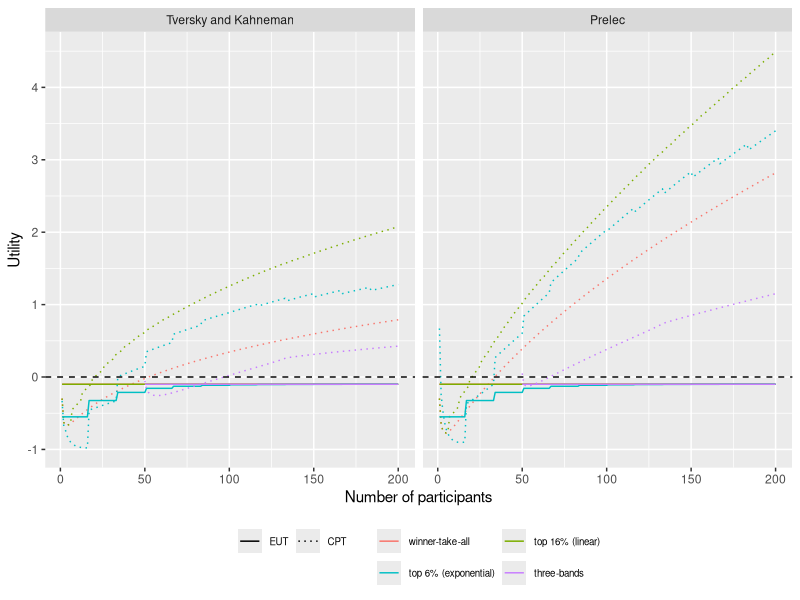
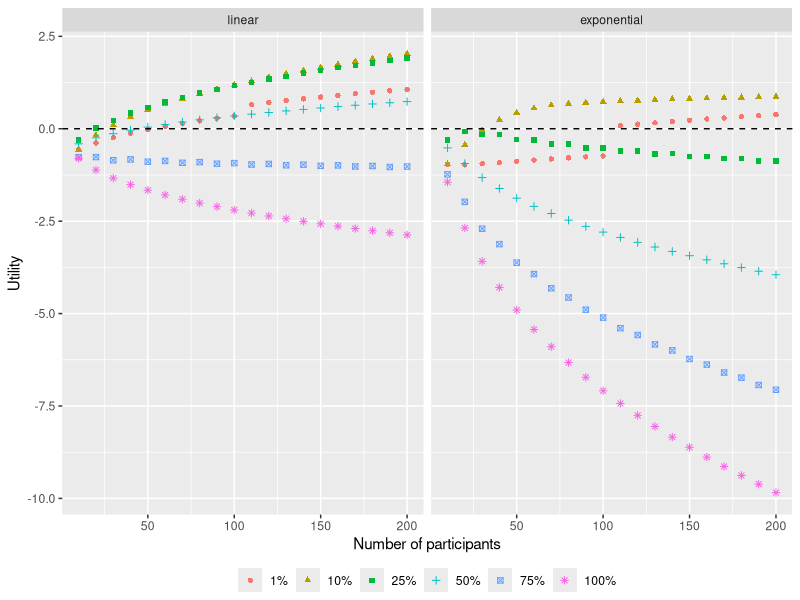
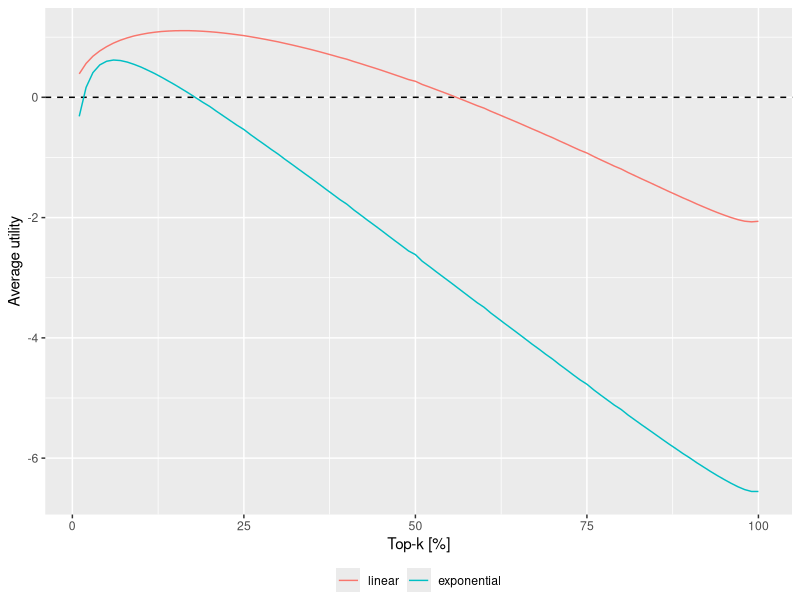
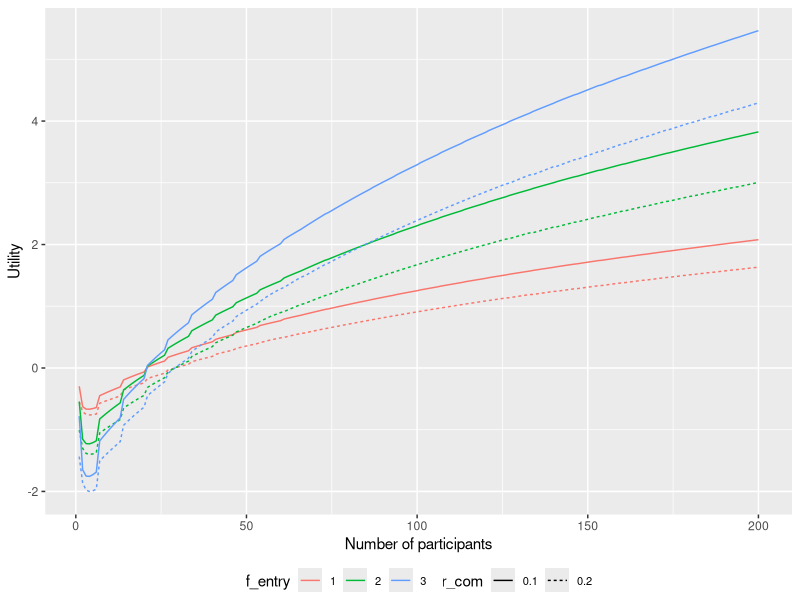
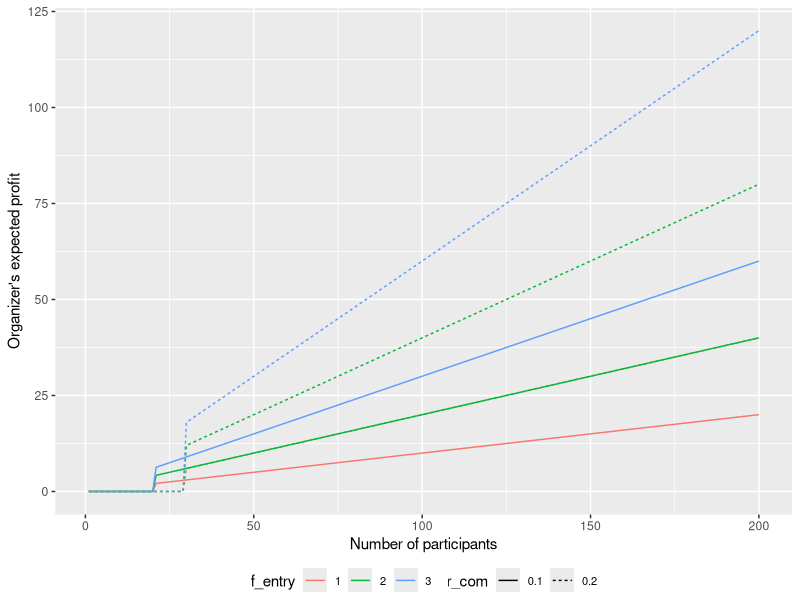

Reproduce these figures in R, in order.
require("tidyverse")

save_dir <- "./plots/"

pi <- function(x, func = "Tversky and Kahneman") {
  if (func == "Tversky and Kahneman") {
    delta <- 0.65
    x^delta / (x^delta + (1 - x)^delta)^(1 / delta)
  } else if (func == "Prelec") {
    alpha <- 0.65
    beta <- 1
    exp(-beta * (-log(x))^alpha)
  }
}

v <- function(x, func = "Tversky and Kahneman") {
  if (func %in% c("Tversky and Kahneman", "Prelec")) {
    alpha <- 0.88
    lambda <- 2.25
    ifelse(x >= 0, x^alpha, -lambda * (-x)^alpha)
  }
}

utility_top_k <- function(theory, n, total, fee, top_k_weighting, top_k_ratio,
                          func) {
  if (top_k_ratio <= 0 || top_k_ratio > 100) {
    stop("top_k_ratio must be between 0 and 100 [%]")
  }
  k <- ceiling(n * top_k_ratio / 100)

  if (top_k_weighting == "linear") {
    denom <- k * (k + 1) / 2
    if (theory == "EUT") {
      1 / n * sum(total * (k:1) / denom - fee) + (1 - k / n) * (-fee)
    } else if (theory == "CPT") {
      pi(1 / n, func) * sum(v(total * (k:1) / denom - fee, func)) +
        pi(1 - k / n, func) * v(-fee, func)
    }
  } else if (top_k_weighting == "exponential") {
    if (theory == "EUT") {
      1 / n * sum(total * (1 / 2)^(1:k) - fee) + (1 - k / n) * (-fee)
    } else if (theory == "CPT") {
      pi(1 / n, func) * sum(v(total * (1 / 2)^(1:k) - fee), func) +
        pi(1 - k / n, func) * v(-fee, func)
    }
  }
}

calc_utility <- function(theory, mechanism, n, r_com, fee, func,
                         top_k_weighting, top_k_ratio) {
  total <- n * (1 - r_com) * fee
  if (theory == "EUT") {
    # under expected utlity maximizer
    if (mechanism == "winner-take-all") {
      1 / n * (total - fee) + (1 - 1 / n) * (-fee)
    } else if (stringr::str_detect(mechanism, "^top")) {
      utility_top_k(theory, n, total, fee, top_k_weighting, top_k_ratio, func)
    } else if (mechanism == "three-bands") {
      if (n < 50) {
        NA
      } else {
        1 / n * (total / 3 - fee) +
          9 / n * (total / 3 / 9 - fee) +
          40 / n * (total / 3 / 40 - fee) +
          (1 - 50 / n) * (-fee)
      }
    }
  } else if (theory == "CPT") {
    # under cumulative prospect theory
    if (mechanism == "winner-take-all") {
      pi(1 / n, func) * v(total - fee, func) +
        pi(1 - 1 / n, func) * v(-fee, func)
    } else if (stringr::str_detect(mechanism, "^top")) {
      utility_top_k(theory, n, total, fee, top_k_weighting, top_k_ratio, func)
    } else if (mechanism == "three-bands") {
      if (n < 50) {
        NA
      } else {
        pi(1 / n, func) * v(total / 3 - fee, func) +
          pi(9 / n, func) * v(total / 3 / 9 - fee, func) +
          pi(40 / n, func) * v(total / 3 / 40 - fee, func) +
          pi(1 - 50 / n, func) * v(-fee, func)
      }
    }
  }
}
################################################################################
## utlity versus number of participants (with different v and p, EUT vs CPT)  ##
################################################################################
# theory: whether participants' behavior is assumed to be EUT or CPT
# mechanism: game rule that determines how rewards are given to participants
# n: number of participants
# r_com: top_k_ratio of commission fee
# fee: fee paid by a participant
# func: which value and weighting functions are used
# top-k: k denotes how much participants would receive prizes in %
# top-k-weighting: how prizes are split in top-k mechanisms
parameters <- expand.grid(
  theory = c("EUT", "CPT"),
  mechanism = c(
    "winner-take-all",
    "top 16% (linear)",
    "top 6% (exponential)",
    "three-bands"
  ),
  n = 1:200,
  r_com = 0.1,
  fee = 1,
  func = c("Tversky and Kahneman", "Prelec")
) %>%
  # extract top_k_ratio for top-k
  dplyr::rowwise() %>%
  dplyr::mutate(
    top_k_ratio = ifelse(
      stringr::str_detect(mechanism, "^top"),
      stringr::str_extract(mechanism, "\\d+") %>% as.numeric(),
      NA
    ),
    top_k_weighting = ifelse(
      stringr::str_detect(mechanism, "^top"),
      stringr::str_match(mechanism, "\\((\\w+)\\)") %>% .[2],
      NA
    )
  )

tmp <- parameters %>%
  purrr::pmap(calc_utility) %>%
  unlist()
utility_participants <- bind_cols(parameters, utility = tmp)

p <- utility_participants %>%
  ggplot(aes(x = n, y = utility, color = mechanism, linetype = theory)) +
  geom_line() +
  geom_hline(yintercept = 0, linetype = "dashed") +
  xlab("Number of participants") +
  ylab("Utility") +
  scale_linetype_manual(values = c("solid", "dotted")) +
  theme(
    legend.title = element_blank(),
    legend.position = "bottom",
    legend.text = element_text(size = 7),
    legend.box = "horizontal",
    legend.background = element_blank()
  ) +
  guides(
    shape = guide_legend(nrow = 2, byrow = TRUE),
    color = guide_legend(nrow = 2, byrow = TRUE)
  ) +
  facet_wrap(. ~ func, scales = "fixed")

ggsave(
  filename = paste0(save_dir, "utility_participants.pdf"), plot = p,
  width = 4.5, height = 3.5
)

################################################################################
## utlity versus number of participants (with differnt k ) ##
################################################################################
parameters <- expand.grid(
  theory = "CPT",
  top_k_ratio = 1:100,
  top_k_weighting = c("linear", "exponential"),
  n = 1:200,
  r_com = 0.1,
  fee = 1,
  func = "Tversky and Kahneman"
) %>%
  dplyr::rowwise() %>%
  dplyr::mutate(
    mechanism =
      paste0("top ", top_k_ratio, "% (", top_k_weighting, ")")
  ) %>%
  dplyr::select(
    theory, mechanism, n, r_com, fee, func, top_k_weighting,
    top_k_ratio
  )

tmp <- parameters %>%
  purrr::pmap(calc_utility) %>%
  unlist()
utility_participants <- bind_cols(parameters, utility = tmp)

p <- utility_participants %>%
  dplyr::filter(n %in% seq(10, 200, by = 10)) %>%
  dplyr::filter(top_k_ratio %in% c(1, 10, 25, 50, 75, 100)) %>%
  dplyr::mutate(top_k_ratio = paste0(top_k_ratio, "%")) %>%
  dplyr::mutate(
    top_k_ratio =
      factor(top_k_ratio, levels = c("1%", "10%", "25%", "50%", "75%", "100%"))
  ) %>%
  ggplot(aes(
    x = n, y = utility, shape = top_k_ratio, color = top_k_ratio,
    group = top_k_weighting
  )) +
  # geom_line() +
  geom_point() +
  geom_hline(yintercept = 0, linetype = "dashed") +
  scale_x_continuous(n.breaks = 5) +
  xlab("Number of participants") +
  ylab("Utility") +
  theme(
    legend.title = element_blank(),
    legend.position = "bottom",
    # legend.text = element_text(size = 6),
    legend.margin = margin(t = 0, unit = "cm")
  ) +
  guides(
    shape = guide_legend(nrow = 1, byrow = TRUE),
    color = guide_legend(nrow = 1, byrow = TRUE)
  ) +
  facet_wrap(. ~ top_k_weighting, scales = "fixed")

ggsave(
  filename = paste0(save_dir, "utility_participants_rank_weight.pdf"), plot = p,
  width = 4.5, height = 3
)

################################################################################
## average utlity versus number of participants (with differnt k) ##
################################################################################
p <- utility_participants %>%
  dplyr::group_by(top_k_ratio, top_k_weighting) %>%
  dplyr::summarize(utility = mean(utility)) %>%
  ggplot(aes(x = top_k_ratio, y = utility, color = top_k_weighting)) +
  # geom_vline(xintercept = 6, linetype = "dashed", color = "gray60") +
  # geom_vline(xintercept = 16, linetype = "dashed", color = "gray60") +
  geom_hline(yintercept = 0, linetype = "dashed") +
  geom_line() +
  # geom_text(x = 6, y = 2, label = "6%", color = "gray60") +
  # geom_text(x = 16, y = 2, label = "16%", color = "gray60") +
  # ylim(-7, 2.5) +
  xlab("Top-k [%]") +
  ylab("Average utility") +
  theme(
    legend.title = element_blank(),
    legend.position = "bottom",
    legend.margin = margin(t = 0, unit = "cm")
  )

ggsave(
  filename = paste0(save_dir, "utility_participants_rank_weight_average.pdf"),
  plot = p, width = 4, height = 3
)

# which k gives us the highest average utility?
utility_participants %>%
  dplyr::group_by(top_k_ratio, top_k_weighting) %>%
  dplyr::summarize(utility = mean(utility), .groups = "drop") %>%
  dplyr::group_by(top_k_weighting) %>%
  dplyr::slice(which.max(utility))

################################################################################
parameters <- expand.grid(
  theory = "CPT",
  top_k_ratio = 15,
  top_k_weighting = "linear",
  n = 1:200,
  r_com = c(0.1, 0.2),
  fee = 1:3,
  func = "Tversky and Kahneman"
) %>%
  dplyr::rowwise() %>%
  dplyr::mutate(
    mechanism =
      paste0("top ", top_k_ratio, "% (", top_k_weighting, ")")
  ) %>%
  dplyr::select(
    theory, mechanism, n, r_com, fee, func, top_k_weighting, top_k_ratio
  )

tmp <- parameters %>%
  purrr::pmap(calc_utility) %>%
  unlist()
utility_participants <- bind_cols(parameters, utility = tmp)

p <- utility_participants %>%
  dplyr::mutate(
    f_entry = factor(fee, levels = 1:3),
    r_com = factor(r_com, levels = c(0.1, 0.2))
  ) %>%
  ggplot(aes(
    x = n, y = utility, color = f_entry, linetype = r_com
  )) +
  geom_line() +
  xlab("Number of participants") +
  ylab("Utility") +
  theme(
    # legend.title = element_blank(),
    legend.text = element_text(size = 8),
    legend.position = "bottom",
    legend.margin = margin(t = 0, unit = "cm")
  ) +
  guides(
    shape = guide_legend(nrow = 1, byrow = TRUE),
    color = guide_legend(nrow = 1, byrow = TRUE)
  )

ggsave(
  filename = paste0(save_dir, "utility_fee_r_com.pdf"), plot = p,
  width = 4, height = 3
)

# when a utility gets positive (by each mechanism)
utility_participants %>%
  dplyr::filter(utility > 0) %>%
  dplyr::group_by(fee, r_com) %>%
  dplyr::slice(which.min(utility)) %>%
  dplyr::select(r_com, fee, n)

################################################################################
## Organizer's profit                                                         ##
################################################################################
# We use the previous results for this
p <- utility_participants %>%
  # Organizer's profit is 0 if utlity <= 0, otherwise r_com * n * fee
  dplyr::mutate(profit = ifelse(utility <= 0,
    0,
    r_com * n * fee
  )) %>%
  dplyr::mutate(
    f_entry = factor(fee, levels = 1:3),
    r_com = factor(r_com, levels = c(0.1, 0.2))
  ) %>%
  ggplot(aes(
    x = n, y = profit, color = f_entry, linetype = r_com
  )) +
  geom_line() +
  xlab("Number of participants") +
  ylab("Organizer's expected profit") +
  theme(
    # legend.title = element_blank(),
    legend.text = element_text(size = 8),
    legend.position = "bottom",
    legend.margin = margin(t = 0, unit = "cm")
  ) +
  guides(
    shape = guide_legend(nrow = 1, byrow = TRUE),
    color = guide_legend(nrow = 1, byrow = TRUE)
  )

ggsave(
  filename = paste0(save_dir, "organizer_profit.pdf"), plot = p,
  width = 4, height = 3
)
